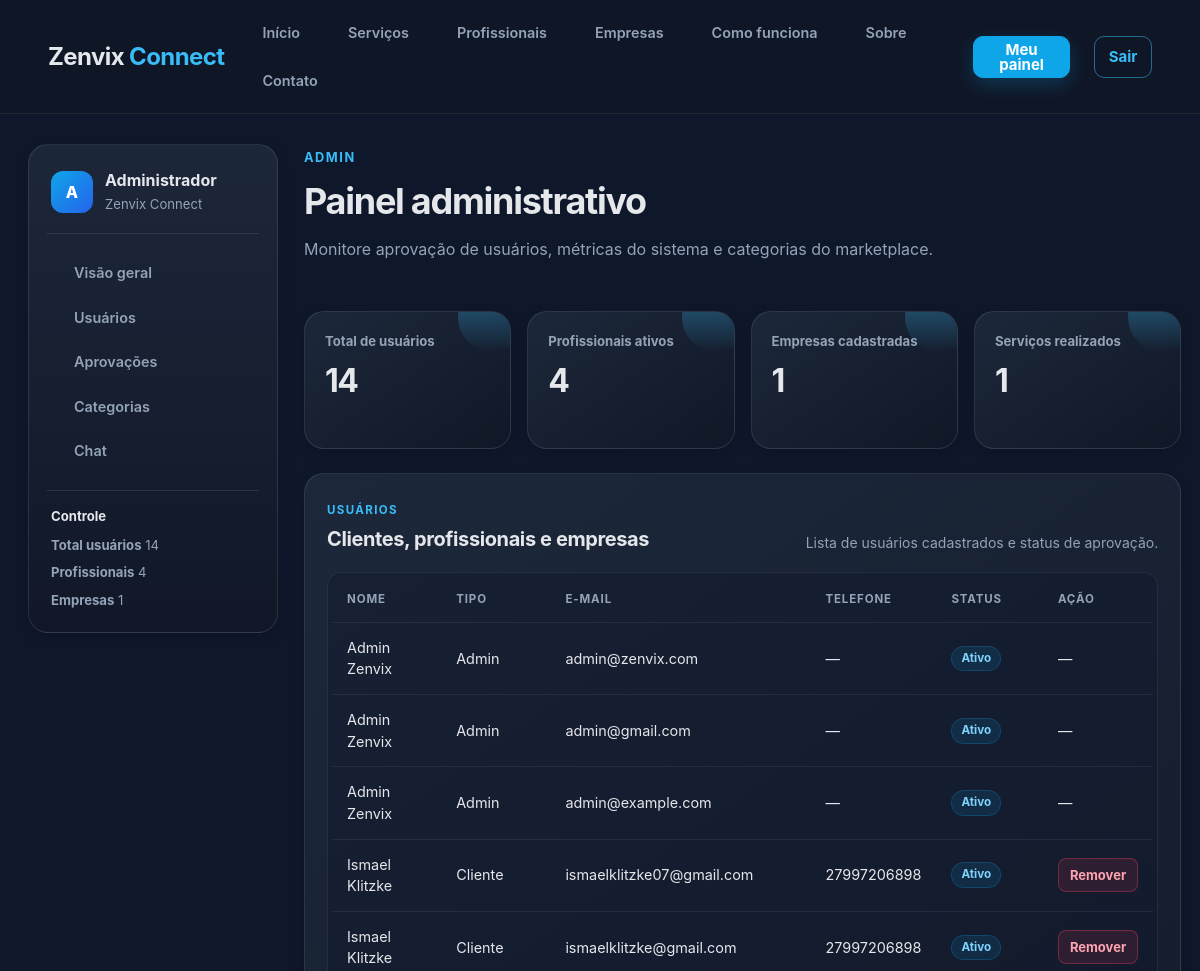
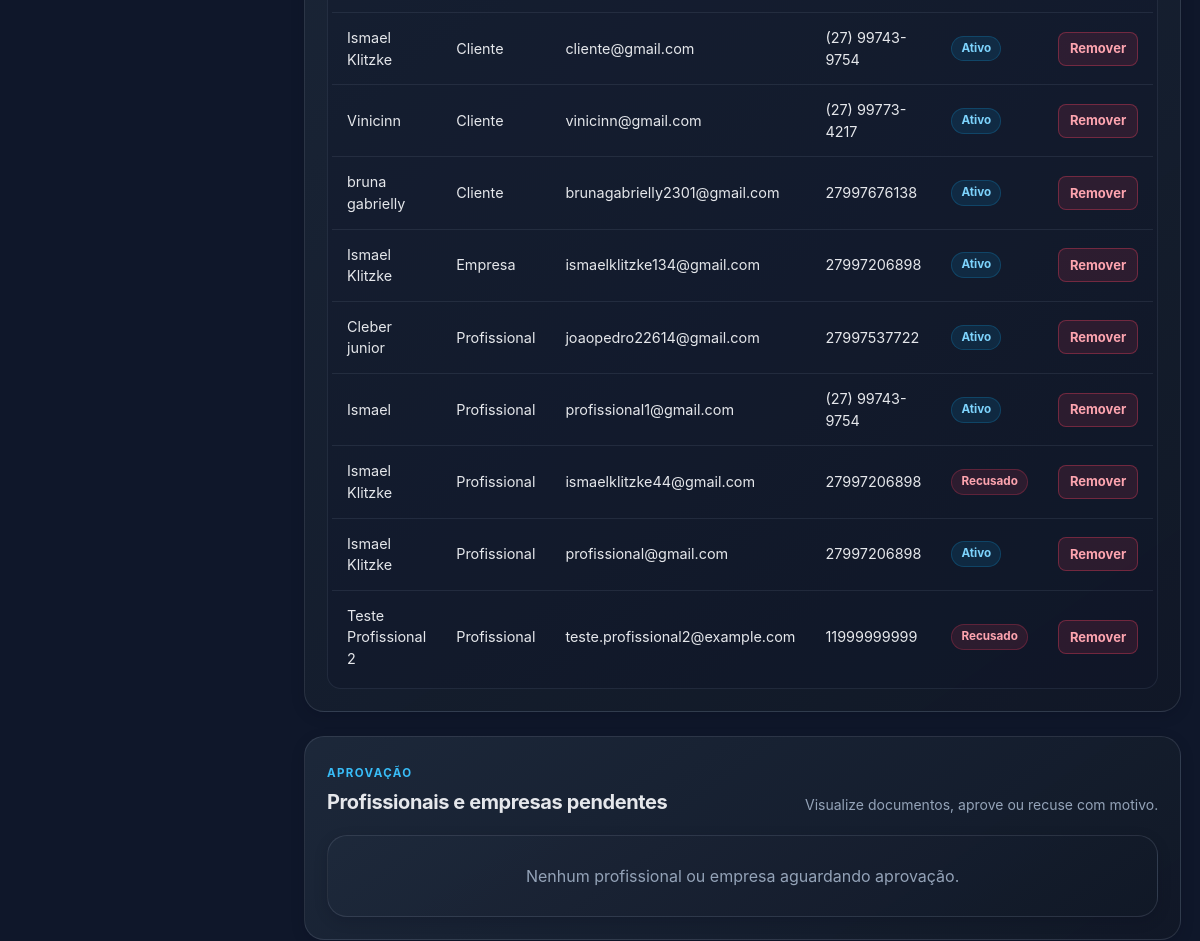
Page /admin (signed in, upper part) on the earlier database version (2 pictures, top to bottom).
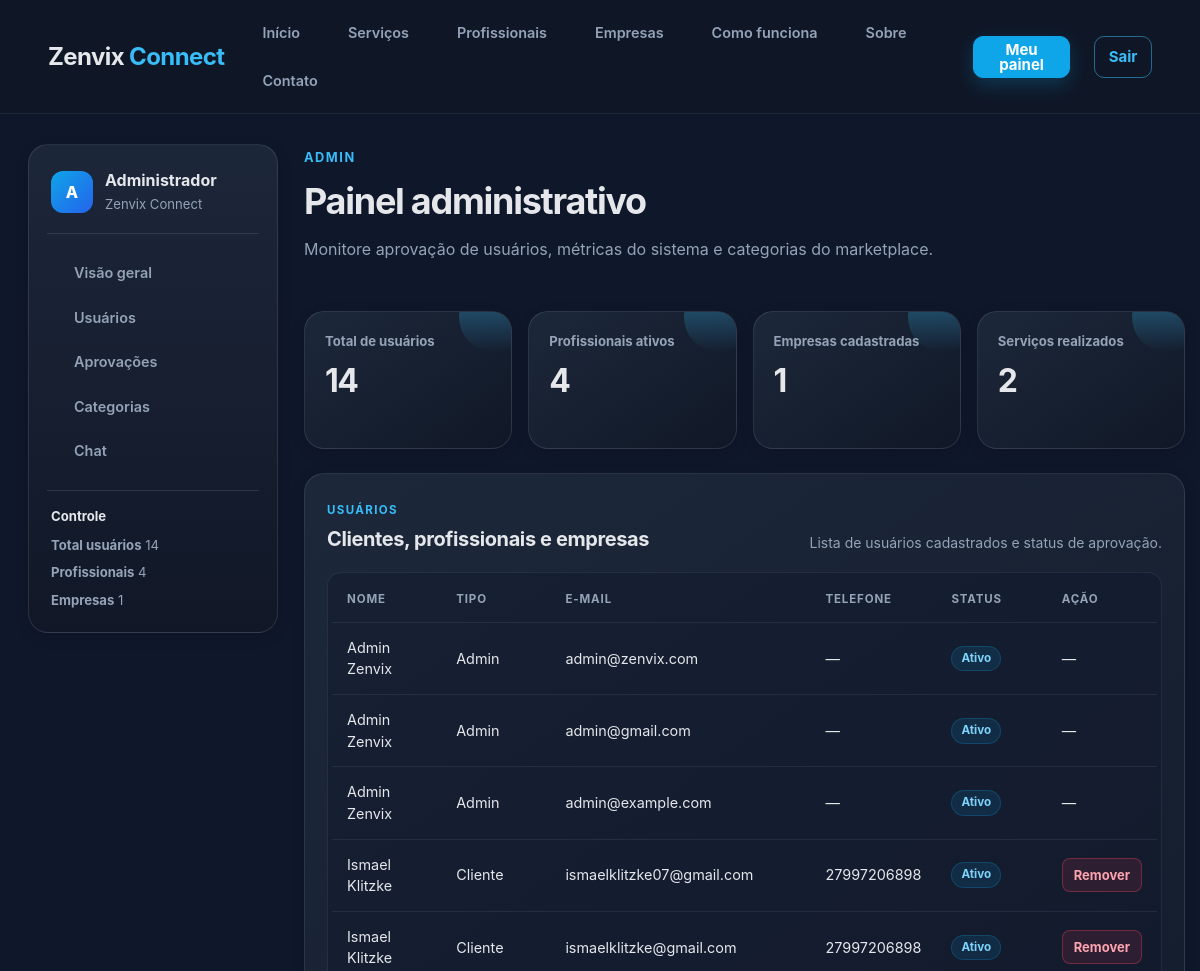
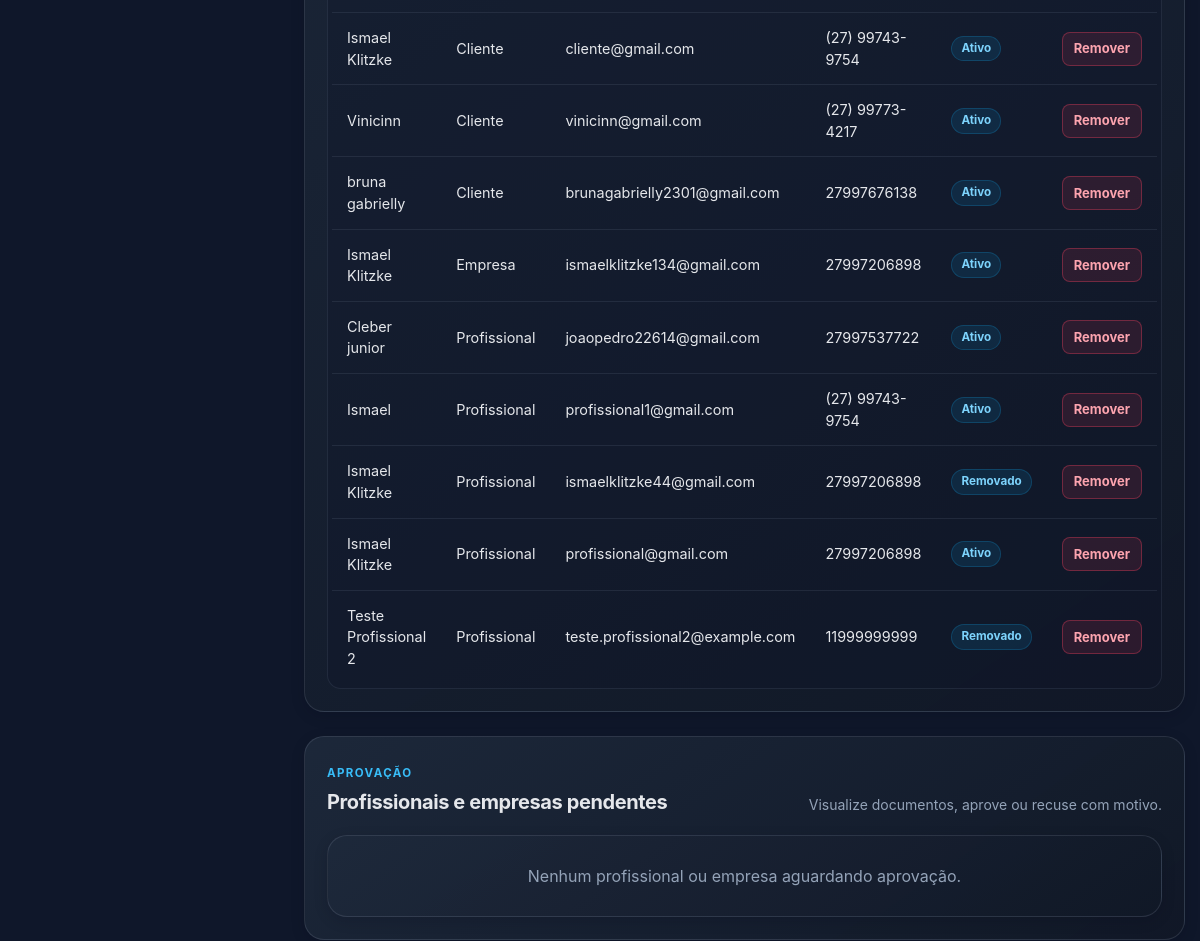
Same page on the later database version (2 pictures, top to bottom).
### tables this page shows
CREATE TABLE usuarios (
            id INTEGER PRIMARY KEY AUTOINCREMENT,
            nome TEXT NOT NULL,
            email TEXT NOT NULL UNIQUE,
            senha TEXT NOT NULL,
            telefone TEXT,
            cidade TEXT,
            tipo TEXT NOT NULL
        , bio TEXT, especialidade TEXT, empresa_nome TEXT, estado TEXT, bairro TEXT, cpf TEXT, documento TEXT, foto_perfil TEXT, cnpj TEXT, documento_empresa TEXT, logo_empresa TEXT, approval_status TEXT, deletion_requested INTEGER DEFAULT 0, rejection_reason TEXT, status_online TEXT DEFAULT 'offline', TEXT, ultimo_acesso TEXT);

### app.py (the view)
@app.route("/admin")
def admin_panel():
    if "user_id" not in session or session.get("user_type") != ADMIN_USER_TYPE:
        flash("Acesso restrito ao administrador.", "error")
        return redirect(url_for("login"))
    pending_users = get_pending_users()
    metrics = get_system_metrics()
    all_users = get_all_users()
    categories = get_categories()
    return render_template(
        "admin/dashboard.html",
        pending_users=pending_users,
        metrics=metrics,
        all_users=all_users,
        categories=categories,
    )

### app.py (called while the page is built)
def get_db():
    if "db" not in g:
        g.db = sqlite3.connect(DATABASE_PATH)
        g.db.row_factory = sqlite3.Row
    return g.db

def get_user_by_id(user_id):
    db = get_db()
    return db.execute("SELECT * FROM usuarios WHERE id = ?", (user_id,)).fetchone()

def get_pending_users():
    db = get_db()
    return db.execute(
        "SELECT * FROM usuarios WHERE tipo IN ('profissional', 'empresa') AND approval_status = 'Pendente' ORDER BY tipo, nome"
    ).fetchall()

def get_categories():
    db = get_db()
    return db.execute("SELECT * FROM categorias ORDER BY nome").fetchall()

def get_all_users():
    db = get_db()
    return db.execute("SELECT * FROM usuarios ORDER BY tipo, nome").fetchall()

@app.teardown_appcontext
def teardown_appcontext(exception):
    close_db(exception)

### templates/admin/dashboard.html
{% extends "dashboard_admin.html" %}

### templates/dashboard_admin.html (shortened to what the changed rows need)
{% extends "layouts/base.html" %}
{% block content %}
<div class="dashboard-shell dashboard-admin-shell">
    <aside class="dashboard-sidebar">
        <div class="sidebar-brand">
            <div>
                <h2>Administrador</h2>
            </div>
        </div>
    </aside>
    <main class="dashboard-main">
        <section class="section-header" id="overview">
            <div>
                <h1>Painel administrativo</h1>
            </div>
        </section>
        <div class="card-grid">
            <article class="card card-stats">
                <h3>Serviços realizados</h3>
                <strong>{{ metrics.completed_services }}</strong>
            </article>
        </div>
        <section class="dashboard-panel" id="usuarios">
            <div class="panel-header">
                <div>
                    <h2>Clientes, profissionais e empresas</h2>
                </div>
            </div>
            <div class="table-wrapper">
                <table class="dashboard-table">
                    <thead>
                        <tr>
                            <th>Nome</th>
                            <th>Tipo</th>
                            <th>E-mail</th>
                            <th>Telefone</th>
                            <th>Status</th>
                            <th>Ação</th>
                        </tr>
                    </thead>
                    <tbody>
                        {% for user in all_users %}
                        <tr>
                            <td>{{ user.nome }}</td>
                            <td>{{ user.tipo|capitalize }}</td>
                            <td>{{ user.email }}</td>
                            <td>{{ user.telefone or '—' }}</td>
                            <td><span class="status-pill status-{{ user.approval_status|lower|replace(' ', '-') }}">{{
                                    user.approval_status or 'Ativo' }}</span></td>
                            <td>
                                {% if user.tipo != 'admin' %}
                                <form action="/admin/remover-usuario/{{ user.id }}" method="post" class="inline-form">
                                    <button type="submit" class="button button-danger button-small">Remover</button>
                                </form>
                                {% else %}
                                —
                                {% endif %}
                            </td>
                        </tr>
                        {% endfor %}
                    </tbody>
                </table>
            </div>
        </section>
        <section class="dashboard-panel" id="aprovacoes">
            <div class="panel-header">
                <div>
                    <h2>Profissionais e empresas pendentes</h2>
                </div>
            </div>
        </section>
    </main>
</div>
{% endblock %}

Differences in the rows shown:
changed usuarios "ismaelklitzke44@gmail.com": approval_status "Recusado" → "Removado"
changed usuarios "Teste Profissional 2": approval_status "Recusado" → "Removado"
Other differences:
{{ metrics.completed_services }}: "1" → "2"
